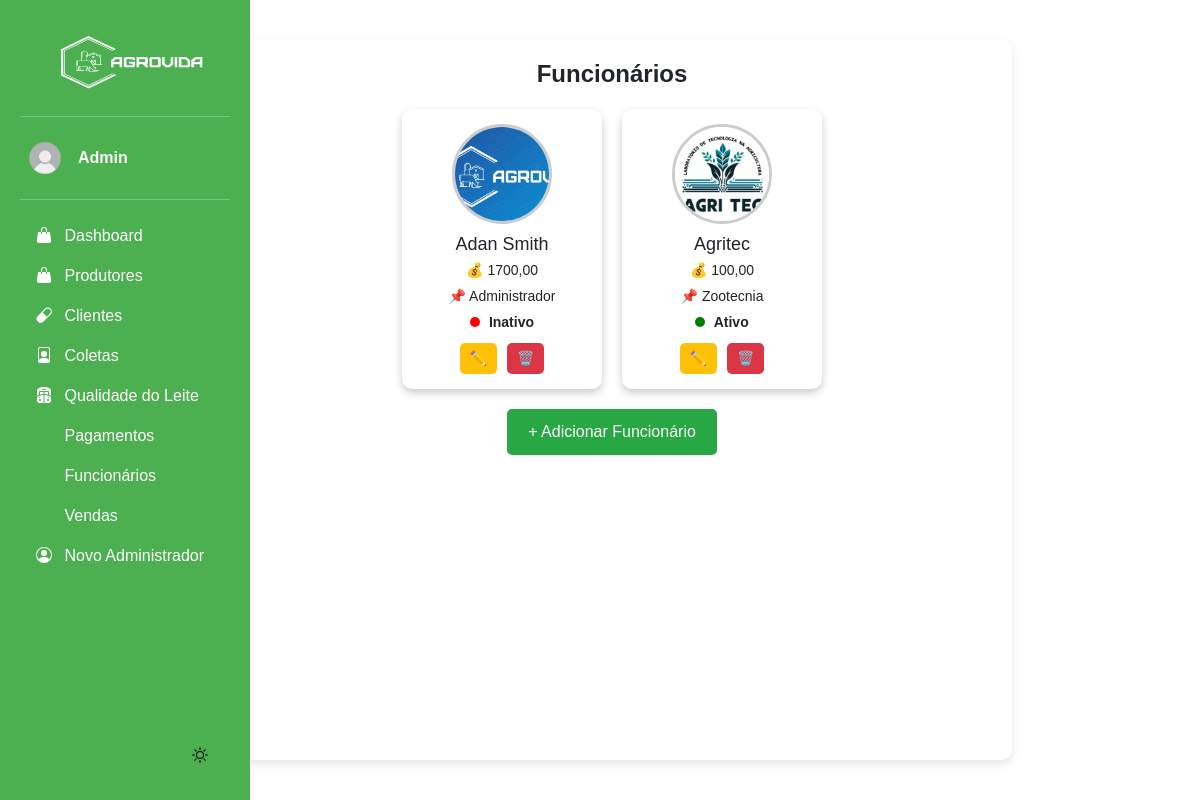
The page /funcionarios/ (signed in) on the database its author committed.
### app/models.py (models this page shows, shortened)
class Funcionario(models.Model):
    imagem = models.ImageField(upload_to='funcionarios/', blank=True, null=True)
    nome = models.CharField(max_length=100)
    salario = models.DecimalField(max_digits=10, decimal_places=2)
    funcao = models.CharField(max_length=100)
    ativo = models.BooleanField(default=True)

### app/views.py (the view)
# urls.py: path('funcionarios/', views.listar_funcionarios, name="listar_funcionarios"),
@login_required(login_url='login_index')
def listar_funcionarios(request):
    funcionarios = Funcionario.objects.all()
    return render(request, 'app/listar_funcionarios.html', {'funcionarios': funcionarios})

### app/templates/app/listar_funcionarios.html
{% extends "base.html" %}
{% load static %}
{% block content %}
<link rel="stylesheet" href="{% static "css/funcionario.css" %}">
<div class="container">
    <h2 class="title">Funcionários</h2>
    {% if funcionarios %}
        <div class="funcionarios-grid">
            {% for funcionario in funcionarios %}
                <div class="funcionario-card">
                    <img src="{{ funcionario.imagem.url }}" alt="{{ funcionario.nome }}" class="funcionario-img">
                    <div class="funcionario-info">
                        <h3>{{ funcionario.nome }}</h3>
                        <p>💰 {{ funcionario.salario }}</p>
                        <p>📌 {{ funcionario.funcao }}</p>
                        <p>
                            <a href="{% url 'alternar_status_funcionario' funcionario.id %}" class="status-toggle">
                                {% if funcionario.ativo %}
                                    <span class="status-indicator status-active"></span> Ativo
                                {% else %}
                                    <span class="status-indicator status-inactive"></span> Inativo
                                {% endif %}
                            </a>
                        </p>
                        <div class="funcionario-acoes">
                            <a href="{% url 'editar_funcionario' funcionario.id %}" class="btn-edit">
                                ✏️
                            </a>
                            <a href="{% url 'excluir_funcionario' funcionario.id %}" onclick="return confirm('Tem certeza que deseja excluir?')" class="btn-delete">
                                🗑️
                            </a>
                        </div>
                    </div>
                </div>
            {% endfor %}
        </div>
    {% else %}
        <p>Nenhum funcionário encontrado.</p>
    {% endif %}
    <a href="{% url 'cadastrar_funcionario' %}" class="btn btn-add">+ Adicionar Funcionário</a>
</div>
{% endblock %}

### base/templates/base.html (shortened to what this page needs)
{% load static %}
<html lang="pt-br">
<body>
  {% include "modulos/head.html" %}
  {% include "modulos/sidebar.html" %}
  {% block content %}{% endblock content %}
</body>

### base/templates/modulos/head.html (shortened to what this page needs)
{% load static %}
    <link rel="stylesheet" href="{% static 'css/bootstrap.min.css'  %}">
    <link rel="stylesheet" href="https://cdn.jsdelivr.net/npm/bootstrap-icons/font/bootstrap-icons.css">
    <link rel="stylesheet" href="https://cdn.jsdelivr.net/npm/@docsearch/css@3">
    <link href="https://cdn.jsdelivr.net/npm/bootstrap@5.3.3/dist/css/bootstrap.min.css" rel="stylesheet">
    <link href="{% static 'css/inicio.css' %}" rel="stylesheet">

### base/templates/modulos/sidebar.html (shortened to what this page needs)
{% load static %}
<body>
    <div class="sidebar">
        <img src="{% static 'img/logo.png' %}" alt="Logo" width="200" height="80" class="logo">
        <hr>
            <div class="dropdown">
                <a href="#" class="d-flex align-items-center text-white text-decoration-none" data-bs-toggle="dropdown" aria-expanded="false">
                    <img src="{% static "img/usuario.png" %}" alt="" width="50" height="50" class="rounded-circle me-2">
                    <strong>{{ request.user.first_name }}</strong>
                </a>
            </div>
        <hr>
        <ul class="nav nav-pills flex-column mb-auto">
            <li>
                <a href="{% url "dashboard" %}" class="nav-link text-white">
                    <svg class="bi pe-none me-2" width="16" height="16"><use xlink:href="#produtos"/></svg>
                    Dashboard
                </a>
            </li>
            <li>
                <a href="{% url "listar_produtor" %}" class="nav-link text-white">
                    <svg class="bi pe-none me-2" width="16" height="16"><use xlink:href="#produtos"/></svg>
                    Produtores
                </a>
            </li>
            <li>
                <a href="{% url "listar_cliente" %}" class="nav-link text-white">
                    <svg class="bi pe-none me-2" width="16" height="16"><use xlink:href="#medicamentos"/></svg>
                    Clientes
                </a>
            </li>
            <li>
                <a href="{% url "listar_coleta" %}" class="nav-link text-white">
                    <svg class="bi pe-none me-2" width="16" height="16"><use xlink:href="#funcionarios"/></svg>
                    Coletas
                </a>
            </li>
            <li>
                <a href="{% url "listar_qualidade" %}" class="nav-link text-white">
                    <svg class="bi pe-none me-2" width="16" height="16"><use xlink:href="#fornecedores"/></svg>
                    Qualidade do Leite
                </a>
            </li>
            <li>
                <a href="{% url "listar_pagamentos" %}" class="nav-link text-white">
                    <svg class="bi pe-none me-2" width="16" height="16"><use xlink:href="#"/></svg>
                    Pagamentos
                </a>
            </li>
            <li>
                <a href="{% url "listar_funcionarios" %}" class="nav-link text-white">
                    <svg class="bi pe-none me-2" width="16" height="16"><use xlink:href="#"/></svg>
                    Funcionários
                </a>
            </li>
            <li>
                <a href="{% url "listar_vendas" %}" class="nav-link text-white">
                    <svg class="bi pe-none me-2" width="16" height="16"><use xlink:href="#"/></svg>
                    Vendas
                </a>
            </li>
            <li>
                <a href="{% url 'cadastrar_admin' %}" class="nav-link text-white">
                    <svg class="bi pe-none me-2" width="16" height="16"><use xlink:href="#people-circle"/></svg>
                    Novo Administrador
                </a>
            </li>
        </ul>
        <button id="theme-toggle">
           <svg id="theme-icon" width="24" height="24" fill="currentColor"></svg>
        </button>
    </div>
    <div class="b-example-divider b-example-vr"></div>
</body>

### base/static/css/inicio.css (style rules this page uses)
html, body { font-family: Arial, sans-serif; transition: background 0.3s, color 0.3s; height: 100vh; width: 100vw; margin: 0; display: flex; }
#theme-toggle { display: flex; justify-content: end; align-items: end; border: none; cursor: pointer; background-color: transparent; }
#theme-icon { width: 32px; height: 32px; fill: currentColor; }
.b-example-divider { width: 100%; height: 3rem; }
.b-example-vr { flex-shrink: 0; width: 1.5rem; height: 100vh; }
.bi { vertical-align: -.125em; fill: currentColor; }
.nav-link { color: #222222; }
.sidebar { width: 250px; background: #4CAF50; padding: 20px; height: 100vh; color: white; position: fixed; left: 0; top: 0; bottom: 0; overflow-y: auto; display: flex; flex-direction: column; }
li { display: flex; width: 100%; }
.container { max-width: 800px; margin: 40px auto; padding: 20px; background: #fff; border-radius: 10px; box-shadow: 0 4px 10px rgba(0, 0, 0, 0.1); display: flex; flex-direction: column; height: auto; align-items: stretch; }
.title { text-align: center; font-size: 24px; font-weight: bold; margin-bottom: 20px; }
.btn { padding: 8px 12px; text-decoration: none; border-radius: 5px; transition: all 0.3s ease; }
.btn-edit { background: #ffc107; color: white; }
.btn-delete { background: #dc3545; color: white; }
.btn-add { display: block; width: max-content; margin: 20px auto; background: #28a745; color: white; padding: 10px 15px; font-size: 16px; }
.status-indicator { display: inline-block; width: 12px; height: 12px; border-radius: 50%; margin-right: 8px; }
.status-active { background-color: green; }
.status-inactive { background-color: red; }
.status-toggle { text-decoration: none; color: inherit; }

### base/static/css/funcionario.css (style rules this page uses)
.container { text-align: center; }
.funcionarios-grid { display: flex; flex-wrap: wrap; gap: 20px; justify-content: center; }
.funcionario-card { background: #fff; padding: 15px; border-radius: 10px; width: 200px; text-align: center; box-shadow: 0px 4px 8px rgba(0, 0, 0, 0.2); }
.funcionario-img { width: 100px; height: 100px; border-radius: 50%; object-fit: cover; border: 3px solid #ccc; }
.funcionario-info h3 { margin: 10px 0 5px; font-size: 18px; }
.funcionario-info p { margin: 5px 0; font-size: 14px; }
.status-toggle { text-decoration: none; font-weight: bold; }
.status-indicator { display: inline-block; width: 10px; height: 10px; border-radius: 50%; margin-right: 5px; }
.status-active { background-color: green; }
.status-inactive { background-color: red; }
.funcionario-acoes { margin-top: 10px; display: flex; justify-content: center; gap: 10px; }
.btn-edit, .btn-delete { text-decoration: none; font-size: 14px; padding: 5px 10px; border-radius: 5px; }
.btn-edit { background: #ffc107; color: #fff; }
.btn-delete { background: #dc3545; color: #fff; }
.btn-add { display: block; margin: 20px auto; padding: 10px 20px; background: #28a745; color: white; font-size: 16px; text-decoration: none; border-radius: 5px; }

### rows shown on the page
Funcionario: imagem (picture), nome "Adan Smith", salario "1700,00", funcao "Administrador", ativo False (drawn)
Funcionario: imagem (picture), nome "Agritec", salario "100,00", funcao "Zootecnia", ativo True (drawn)

### other values the page prints
{{ request.user.first_name }} "Admin"
